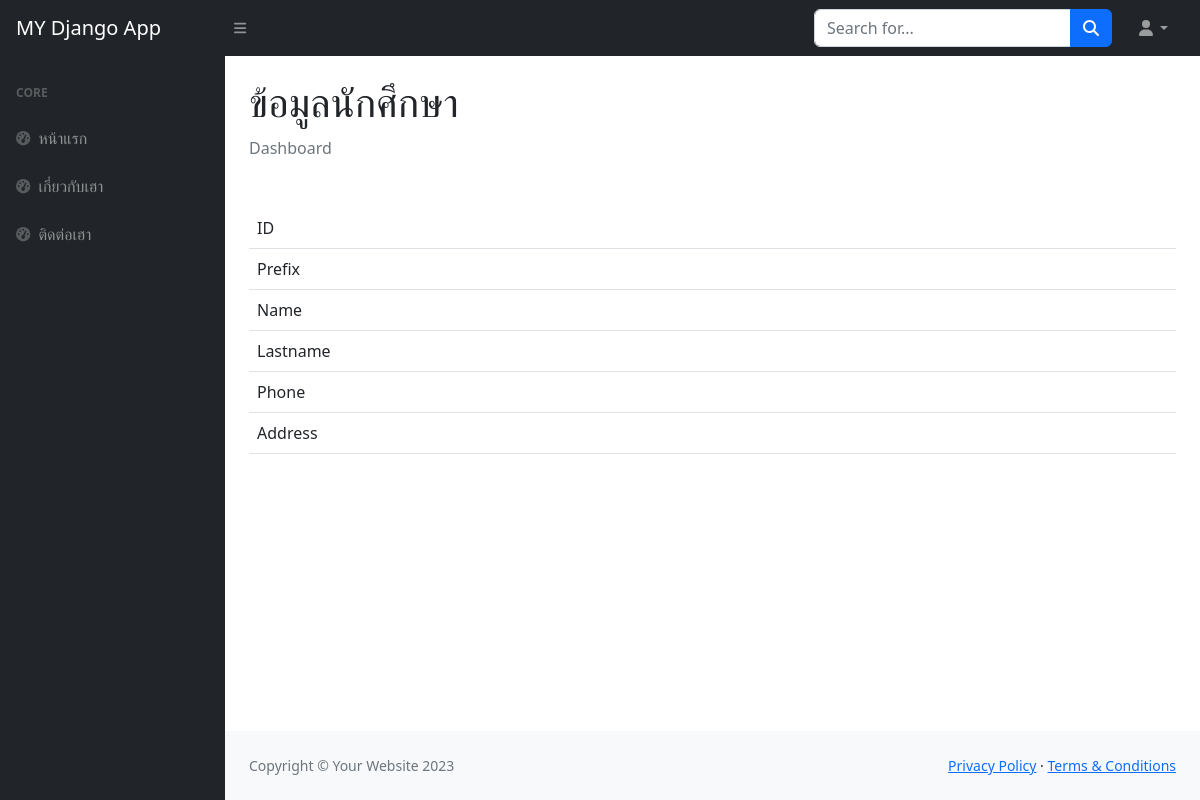
The page /details/2 on the database as committed earlier.
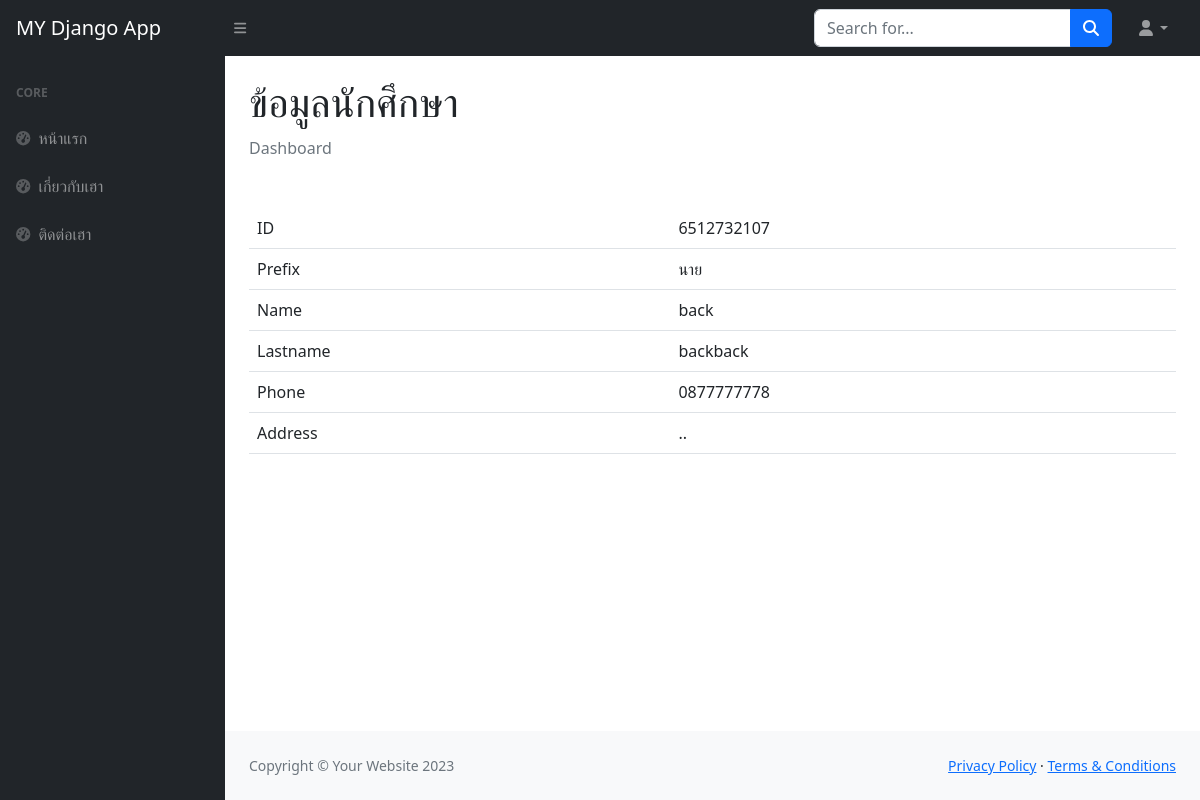
The same page on the database as committed later.
### webpage/models.py (models this page shows, shortened)
class Student(models.Model):
    std_id = models.IntegerField()
    prefix = models.IntegerField(choices=prefix_choices, default=1)
    name = models.CharField(max_length=255)
    lastname = models.CharField(max_length=255)
    phone = models.CharField(max_length=15)
    address = models.TextField()
    major = models.ForeignKey(Major, on_delete=models.CASCADE, default=1)

### webpage/views.py (the view)
# urls.py: path('details/<int:id>', views.studentDetails, name='details')
def studentDetails(request, id):
    context = {}
    students = models.Student.objects.filter(id=id)
    for student in students:
        student.prefix_str = getModelChoice(
            student.prefix, models.prefix_choices)
        context['student'] = student
    return render(request, 'details.html', context)

### webpage/views.py (called while the page is built)
def getModelChoice(num, choices):
    for choice in choices:
        if choice[0] == num:
            return choice[1]

### templates/details.html
{% extends 'base.html' %}
{% block title %} ข้อมูลนักศึกษา {% endblock title %}
{% block content %}
<table class="table">
  <tr>
    <td>ID</td>
    <td>{{ student.std_id }}</td>
  </tr>
  <tr>
    <td>Prefix</td>
    <td>{{ student.prefix_str }}</td>
  </tr>
  <tr>
    <td>Name</td>
    <td>{{ student.name }}</td>
  </tr>
  <tr>
    <td>Lastname</td>
    <td>{{ student.lastname }}</td>
  </tr>
  <tr>
    <td>Phone</td>
    <td>{{ student.phone }}</td>
  </tr>
  <tr>
    <td>Address</td>
    <td>{{ student.address }}</td>
  </tr>
</table>
{% endblock content %}

Rows that differ between the two databases and show on the page:
added Student: std_id "6512732107", prefix_str "นาย", name "back", lastname "backback", phone "0877777778", address ".."
